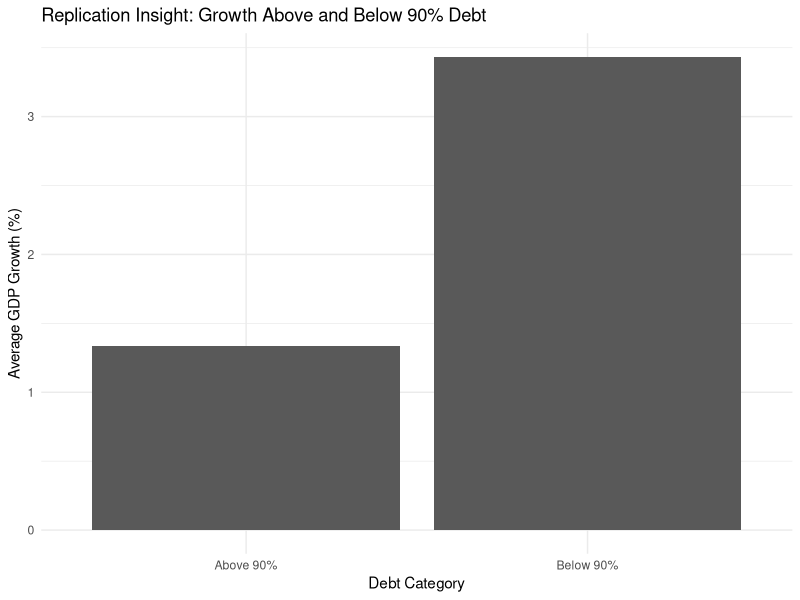

Reproduce this figure in R.

#install.packages("ggplot2")
#install.packages("dplyr")

library(dplyr)
library(ggplot2)

# Example on Accurate Analysis
# Dataset on 12 random counties
df <- data.frame(
  country = paste("Country", 1:12),
  debt_gdp = c(30, 45, 60, 70, 80, 85, 90, 95, 100, 110, 120, 140),
  growth = c(4.5, 4.0, 3.5, 3.2, 2.8, 2.6, 2.2, 1.8, 1.5, 1.2, 0.8, 0.5)
)

df

# Categorize Debt Levels previously used by Rogoff and Reinhart
df <- df %>%
  mutate(debt_cat = ifelse(debt_gdp >= 90, "Above 90%", "Below 90%"))

#Compute Average Growth
avg_growth <- df %>%
  group_by(debt_cat) %>%
  summarise(mean_growth = mean(growth))

avg_growth

#Chart

ggplot(avg_growth, aes(x = debt_cat, y = mean_growth)) +
  geom_col() +
  labs(
    title = "Replication Insight: Growth Above and Below 90% Debt",
    x = "Debt Category",
    y = "Average GDP Growth (%)"
  ) +
  theme_minimal()

